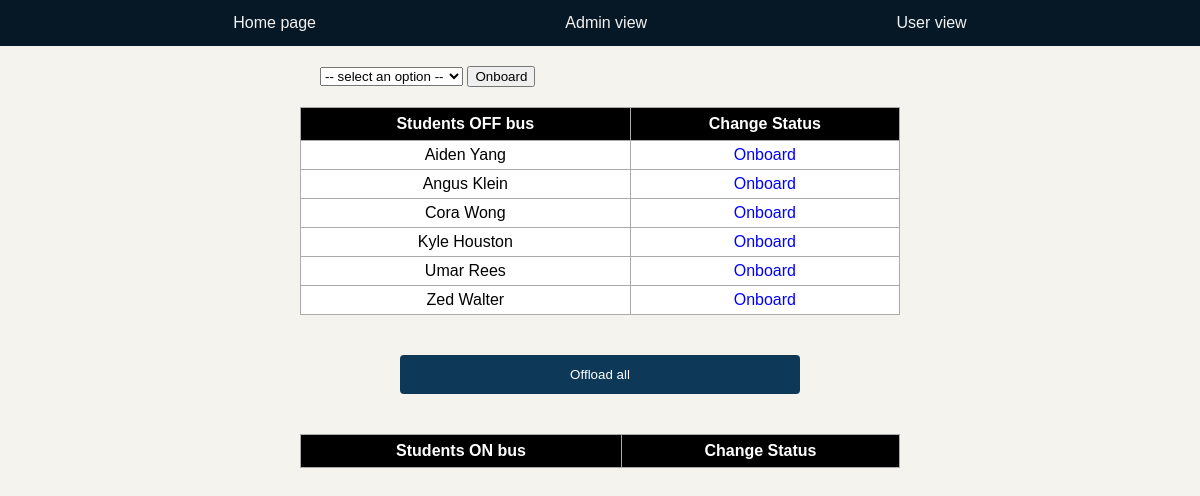
The page /route/2 on the database its author committed.
### Project.py (models this page shows, shortened)
class Student(db.Model):
    id = db.Column(db.Integer, primary_key=True)
    first_name = db.Column(db.String(100), nullable=False)
    last_name = db.Column(db.String(100), nullable=False)
    on_bus = db.Column(db.Boolean, nullable=False)
    dob = db.Column(db.Date, nullable=False)
    conditions = db.Column(db.String(500))
    contact_info = db.Column(db.Integer)
    route_id = db.Column(db.Integer, db.ForeignKey('route.id'))

### Project.py (the view)
@app.route('/route/<int:id>', methods=['GET'])
def display_route(id):
    student = Student.query.filter(Student.route_id == id).order_by(Student.first_name).all()
    all_students = Student.query.order_by(Student.first_name).all()
    route_help = student[0]
    current_route = Route.query.get_or_404(id)
    return render_template('route.html', route_help=route_help, students=student, all_students=all_students, current_route=current_route)

### templates/route.html (shortened to what this page needs)
{% extends 'base.html' %}
{% block body %}
<div class="content">
    <div class="form">
        <form action="/overridestudent/{{route_help.route_id}}" method="POST">
            <select name="student" id="student">
                <option disabled selected value> -- select an option -- </option>
            </select>
            <input type="submit" value="Onboard" onclick="return confirm_override()">
        </form>
    </div>
    <table class="table">
        <tr class="header">
            <th>Students OFF bus</th>
            <th>Change Status</th>
        </tr>
        {% for student in students %}
            {% if student.on_bus == False %}
                <tr>
                    <td>{{ student.first_name }} {{ student.last_name }}</td>
                    <td>
                        <a class="linkable" href="/routeboarding/{{student.id}}">Onboard</a>
                    </td>
                </tr>
            {% endif %}
        {% endfor %}
    </table>
</div>
<div class="form">
    <form action="/offloadstudents/{{route_help.route_id}}" method="POST">
        <input class="offload" type="submit" value="Offload all">
    </form>
</div>
<div class="content">
    <table class="table">
        <tr class="header">
            <th>Students ON bus</th>
            <th>Change Status</th>
        </tr>
    </table>
</div>
{% endblock %}

### static/css/main.css (style rules this page uses)
body, html { margin: 0; font-family: sans-serif; display: grid; background-color : #F4F3EE; }
.content { margin: 0 auto; width: 600px; }
table, td, th { border: 1px solid #aaa; }
table { border-collapse: collapse; width: 100%; background-color: white; }
th { height: 30px; }
.header { background-color: black; color: white; }
.linkable { color: blue; text-decoration: none; }
td { text-align: center; padding: 5px; }
.form { margin: 20px; }
.offload { background-color: #0E3858; color: white; padding: 12px 20px; border: none; border-radius: 4px; cursor: pointer; display: block; margin: auto; width: 400px; min-width: 50px; margin-bottom: 20px; margin-top: 20px; }

### rows shown on the page
Student: first_name "Aiden", last_name "Yang"
Student: first_name "Angus", last_name "Klein"
Student: first_name "Cora", last_name "Wong"
Student: first_name "Kyle", last_name "Houston"
Student: first_name "Umar", last_name "Rees"
Student: first_name "Zed", last_name "Walter"
